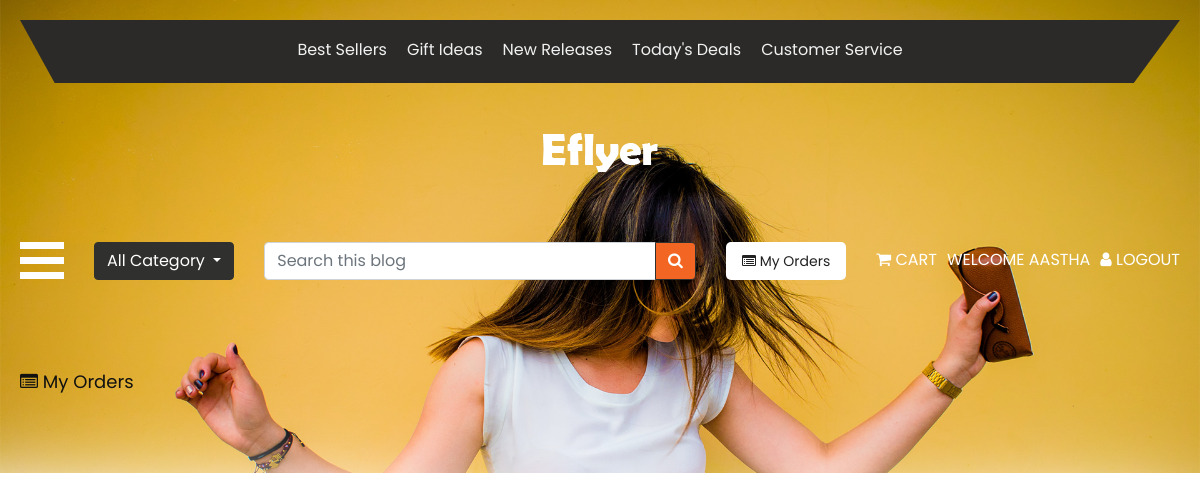
/my-orders (signed in), run on an earlier commit of the app's database.
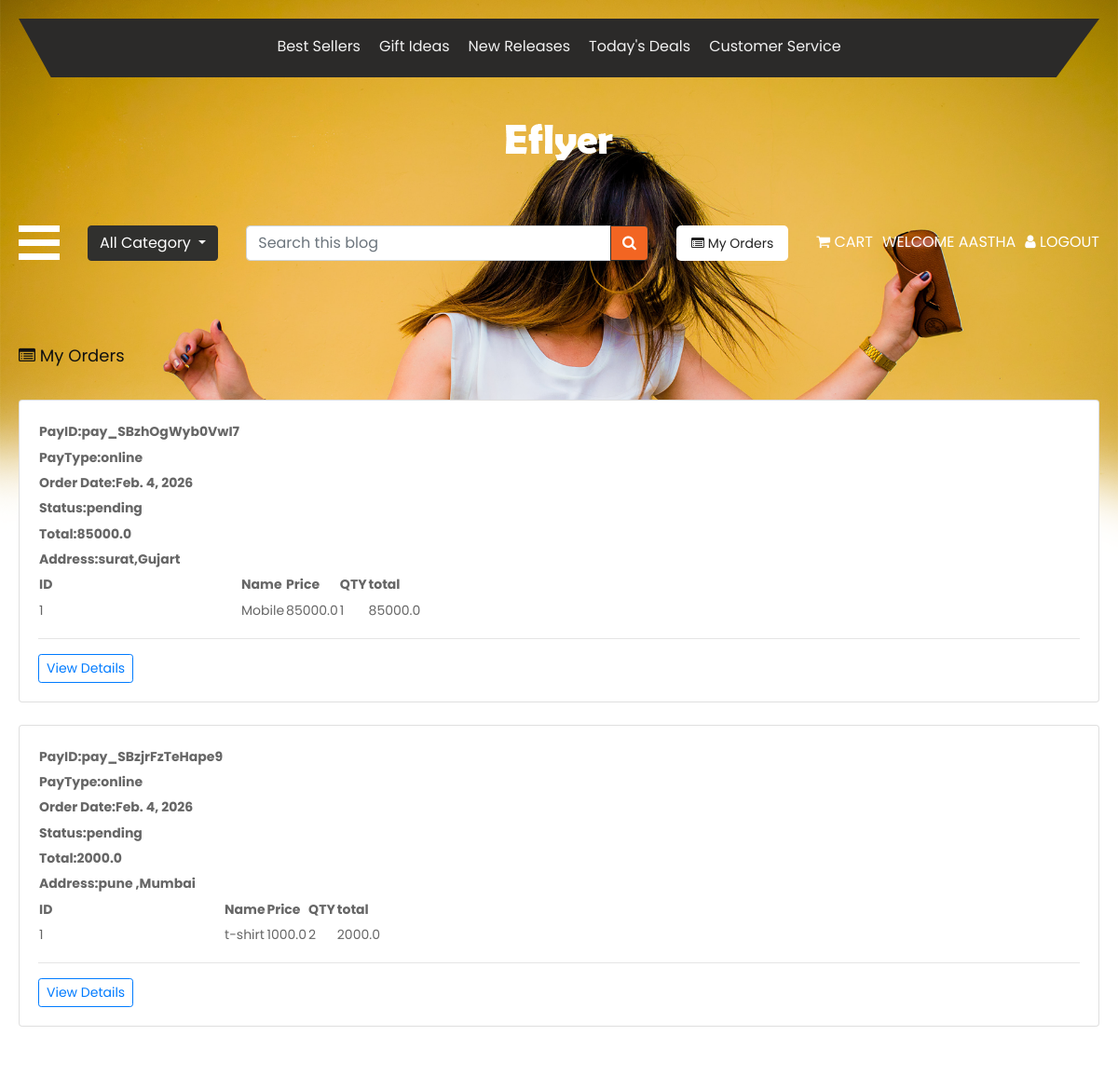
And on a later commit of the database.
### myapp/models.py (models this page shows, shortened)
class Order(models.Model):
    user = models.ForeignKey(User,on_delete=models.CASCADE)
    data = models.DateField()
    total = models.FloatField()
    status = models.CharField(max_length=20,default="pending")
    paytype= models.CharField(max_length=20,default="online")
    payid = models.CharField(max_length=50)
    address=models.ForeignKey(Address,on_delete=models.CASCADE,null=True)

class Address(models.Model):
    user=models.ForeignKey(User,on_delete=models.CASCADE)
    address=models.TextField()

class OrderDetials(models.Model):
    order=models.ForeignKey(Order,on_delete=models.CASCADE, related_name="details")
    product=models.ForeignKey(Product,on_delete=models.CASCADE)
    qty=models.IntegerField()
    price=models.FloatField()
    def total_price(self):
        return self.price*self.qty

class Product(models.Model):
    category = models.ForeignKey(Category,on_delete=models.CASCADE)
    name = models.CharField(max_length=50)
    price = models.FloatField()
    qty = models.IntegerField()
    desc = models.TextField()
    image = models.ImageField(upload_to="pro_image")

### myapp/views.py (the view)
# urls.py: path('my-orders',my_orders, name='my_orders'),
@login_required(login_url="login_register")
def my_orders(request):
    orders =Order.objects.filter(user=request.user)
    return render(request, 'my_orders.html',{"orders":orders})

### myapp/templates/my_orders.html
{% extends 'base.html' %}
{% block body %}
<div class="container mt-5 mb-5">
    <h3><i class="fa fa-list-alt"></i> My Orders</h3>
    {% for od in orders%}
    <div class="card mt-4">
        <div class="card-body">
            <table class="placed_order-table">
                <thead>
                    <tr>
                        <th>PayID:{{od.payid}}</th>
                    </tr>
                    <tr>
                        <th>PayType:{{od.paytype}}</th>
                    </tr>
                    <tr>
                        <th>Order Date:{{od.data}}</th>
                    </tr>
                    <tr>
                        <th>Status:{{od.status}}</th>
                    </tr>
                    <tr>
                        <th>Total:{{od.total}}</th>
                    </tr>
                    <tr>
                        <th>Address:{{od.address.address}}</th>
                    </tr>
                    <tr>
                        <th>ID</th>
                        <th>Name</th>
                        <th>Price</th>
                        <th>QTY</th>
                        <th>total</th>
                    </tr>
                </thead>
                <tbody>
                    {%for i in od.details.all%}
                    <tr>
                        <td>{{forloop.counter}}</td>
                        <td>{{i.product.name}}</td>
                        <td>{{i.price}}</td>
                        <td>{{i.qty}}</td>
                        <td>{{i.total_price}}</td>
                    </tr>
                    {%endfor%}
                </tbody>
            </table>
            <hr>
            <a href="{% url 'cart' %}" class="btn btn-sm btn-outline-primary">
                View Details
            </a>
        </div>
    </div>
    {%endfor%}
</div>
{% endblock %}

What changed in the data, as far as the page shows it:
added Order: payid "pay_SBzhOgWyb0VwI7", paytype "online", data "Feb. 4, 2026", status "pending", total "85000.0", address.address "surat,Gujart"
added OrderDetials: product.name "Mobile", price "85000.0", qty "1", total_price "85000.0", shown under "pay_SBzhOgWyb0VwI7"
added Order: payid "pay_SBzjrFzTeHape9", paytype "online", data "Feb. 4, 2026", status "pending", total "2000.0", address.address "pune ,Mumbai"
added OrderDetials: product.name "t-shirt", price "1000.0", qty "2", total_price "2000.0", shown under "pay_SBzjrFzTeHape9"
